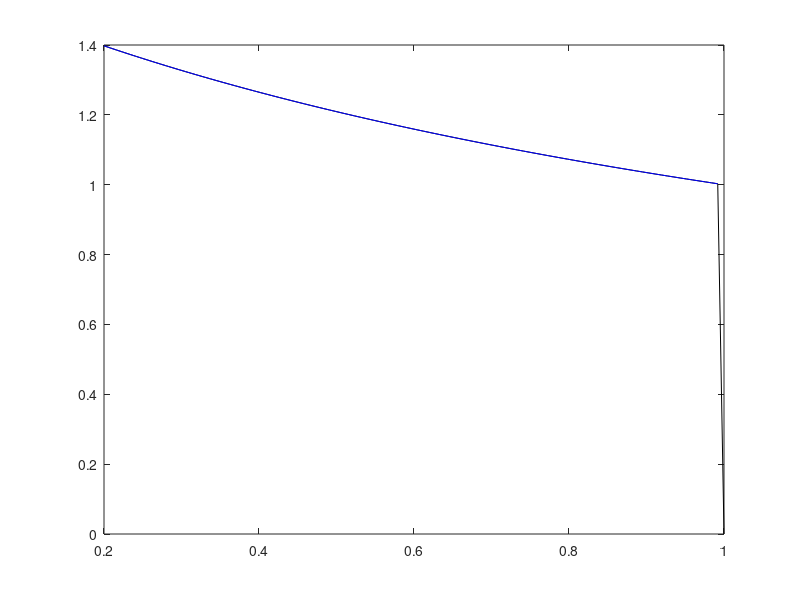

Here is the MATLAB script that generated this plot: (Note: this script raises an error after producing the figure.)

%% Geodesic distance. Fix nan value if q = [1 0 0 0] -> zero error. 
x = linspace(0.2,1);

y1 = acos(x)./(sqrt(1-x.^2)+1e-9); %%This fixes the nan value, but it goes strait to zero
y2 = acos(x)./sqrt(1-x.^2);

figure(1)
plot(x,y1,'k')
hold on
plot(x,y2,'b')

%% example:
% initial state:
q0 = [1; 0; 0;0]; 
w0 = [0;0;0];
x0 = [q0;w0];

% reference:
eul_ref = [pi/2,0,0];
qref = eul2quat(eul_ref,'ZYX')';
wref = [0;0;0];
xref = [qref;wref];

figure(Name='Transforms')
hold on
plotTransforms([0,0,0],[1,0,0,0],"FrameAxisLabels","on","FrameSize",2,"FrameLabel","Inertial")
plotTransforms([0,0,0],qref,"FrameAxisLabels","on","FrameSize",2,"FrameLabel","Rotated")
hold off




error1 = quat_mul( qref',quat_inv(q0'));
error2 = quaternion_difference_matrix(qref)*q0';